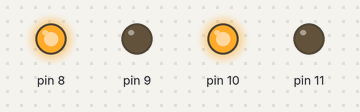
Recording of a sketch running on a simulated Arduino Uno, built with avr-gcc and run on an emulated ATmega328P. Parts: output pins drawn as LEDs (lit = HIGH).

Above: at 2.5 s.
Timing chart, 0 to 6.5 s (numbered marks = the images above):
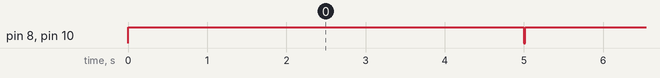

Measured:
- by itself, pin 8: alternates HIGH for 5.0 s and LOW for 0.03 s
- by itself, pin 10: alternates HIGH for 5.0 s and LOW for 0.02 s

The sketch:

delay_test_shutter_flash_light.ino
```cpp
int i = 0;

void setup() {
  pinMode(8, OUTPUT);
  pinMode(9, OUTPUT);
  pinMode(10, OUTPUT);
  pinMode(11, OUTPUT);
  digitalWrite(8, HIGH);
  digitalWrite(9, LOW);
  digitalWrite(10, HIGH);
  digitalWrite(11, LOW);
}

void loop() {
  delay(5000);
  digitalWrite(8, LOW);
  delay(i);
  digitalWrite(10, LOW);
  delay(20);
  digitalWrite(10, HIGH);
  digitalWrite(8, HIGH);
  i = i + 1;
}
```
